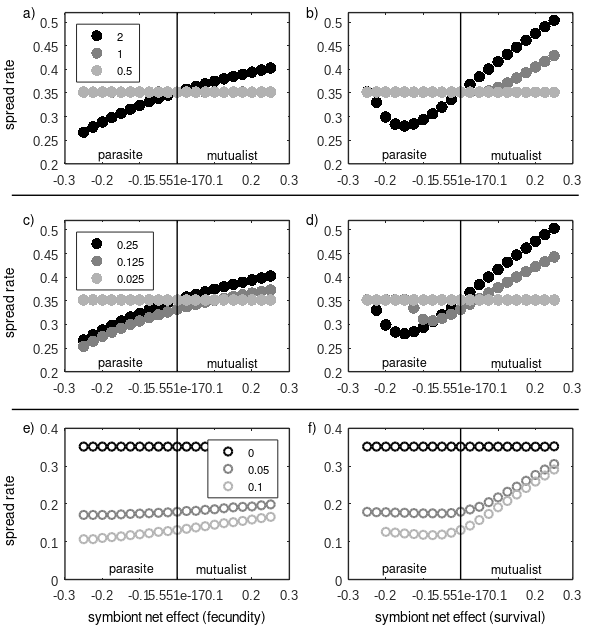

Write MATLAB code to recreate this figure.
close all
% model written by Allison Shaw (contact for assistance: ashaw@umn.edu)
%   last updated: 12 January 2022

fs1 = 10;  % axes labels
fs3 = 09;  % axis numbering
lw2 = 1; % fig edges
lw1 = 1.5; % fig edges
msize = 25; % marker size

width = 15;
height = 16;
xpos = 3;
ypos = 2;
sx = 0.11;
sy = 0.08;
w = 0.38;
he = 0.24;
dx = 0.1;
dy = 0.09;

g1 = [0 0 0]; % black
g2 = [0.7 0.7 0.7]; % light grey
g3 = [0.5 0.5 0.5]; % med grey

figure(1); clf
hh = gcf;
set(hh,'PaperUnits','centimeters');
set(hh,'Units','centimeters');
set(gcf,'Position',[xpos ypos width height])


%%
load fig4_beta.mat
ind = [6 16 21];
axes('position',[sx sy+2*dy+2*he w he])
    i=ind(1);plot(nvec,speed_FD2(i,:),'.','color',g1,'LineWidth',lw1,'MarkerSize',msize)
    hold on
    i=ind(2);plot(nvec,speed_FD2(i,:),'.','color',g3,'LineWidth',lw1,'MarkerSize',msize)
    i=ind(3);plot(nvec,speed_FD2(i,:),'.','color',g2,'LineWidth',lw1,'MarkerSize',msize)
    line([0 0],[0.2 0.6],'color','k','LineWidth',lw2)
    legend(num2str(betavec(ind(1))),num2str(betavec(ind(2))),num2str(betavec(ind(3))),'Location','NorthWest')
    text(-0.15,0.22,'parasite','HorizontalAlignment','center','FontSize',fs3)
    text( 0.15,0.22,'mutualist','HorizontalAlignment','center','FontSize',fs3)
    axis([-0.3 0.3 0.2 0.52])
    set(gca,'XTick',-0.3:0.1:0.3)
    set(gca,'FontSize',fs3,'LineWidth',lw2,'Fontname', 'Arial');

axes('position',[sx+dx+w      sy+2*dy+2*he w he])
    i=ind(1);plot(nvec,speed_FD1(i,:),'.','color',g1,'LineWidth',lw1,'MarkerSize',msize)
    hold on
    i=ind(2);plot(nvec,speed_FD1(i,:),'.','color',g3,'LineWidth',lw1,'MarkerSize',msize)
    i=ind(3);plot(nvec,speed_FD1(i,:),'.','color',g2,'LineWidth',lw1,'MarkerSize',msize)
    line([0 0],[0.2 0.6],'color','k','LineWidth',lw2)
    text(-0.15,0.22,'parasite','HorizontalAlignment','center','FontSize',fs3)
    text( 0.15,0.22,'mutualist','HorizontalAlignment','center','FontSize',fs3)
    axis([-0.3 0.3 0.2 0.52])
    set(gca,'XTick',-0.3:0.1:0.3)
    set(gca,'FontSize',fs3,'LineWidth',lw2,'Fontname', 'Arial');

%%
load fig4_v.mat
ind = [1 11 19];
axes('position',[sx      sy+dy+he w he])
    i=ind(1);plot(nvec,speed_FD2(i,:),'.','color',g1,'LineWidth',lw1,'MarkerSize',msize)
    hold on
    i=ind(2);plot(nvec,speed_FD2(i,:),'.','color',g3,'LineWidth',lw1,'MarkerSize',msize)
    i=ind(3);plot(nvec,speed_FD2(i,:),'.','color',g2,'LineWidth',lw1,'MarkerSize',msize)
    line([0 0],[0.2 0.6],'color','k','LineWidth',lw2)
    legend(num2str(vivec(ind(1))),num2str(vivec(ind(2))),num2str(vivec(ind(3))),'Location','NorthWest')
    text(-0.15,0.22,'parasite','HorizontalAlignment','center','FontSize',fs3)
    text( 0.15,0.22,'mutualist','HorizontalAlignment','center','FontSize',fs3)
    axis([-0.3 0.3 0.2 0.52])
    set(gca,'XTick',-0.3:0.1:0.3)
    set(gca,'FontSize',fs3,'LineWidth',lw2,'Fontname', 'Arial');

axes('position',[sx+dx+w sy+dy+he w he])
    i=ind(1);plot(nvec,speed_FD1(i,:),'.','color',g1,'LineWidth',lw1,'MarkerSize',msize)
    hold on
    i=ind(2);plot(nvec,speed_FD1(i,:),'.','color',g3,'LineWidth',lw1,'MarkerSize',msize)
    i=ind(3);plot(nvec,speed_FD1(i,:),'.','color',g2,'LineWidth',lw1,'MarkerSize',msize)
    line([0 0],[0.2 0.6],'color','k','LineWidth',lw2)
    text(-0.15,0.22,'parasite','HorizontalAlignment','center','FontSize',fs3)
    text( 0.15,0.22,'mutualist','HorizontalAlignment','center','FontSize',fs3)
    axis([-0.3 0.3 0.2 0.52])
    set(gca,'XTick',-0.3:0.1:0.3)
    set(gca,'FontSize',fs3,'LineWidth',lw2,'Fontname', 'Arial');


%%
load fig4_AE.mat
ind = [1 2 3];
axes('position',[sx      sy w he])
    i=ind(1);plot(nvec,speed_DD2(i,:),'o','color',g1,'LineWidth',lw1)
    hold on
    i=ind(2);plot(nvec,speed_DD2(i,:),'o','color',g3,'LineWidth',lw1)
    i=ind(3);plot(nvec,speed_DD2(i,:),'o','color',g2,'LineWidth',lw1)
    line([0 0],[0 0.4],'color','k','LineWidth',lw2)
    legend(num2str(avec(ind(1))),num2str(avec(ind(2))),num2str(avec(ind(3))),'position',[0.125 0.195 0.1340 0.0829])
    text(-0.12,0.03,'parasite','HorizontalAlignment','center','FontSize',fs3)
    text( 0.12,0.03,'mutualist','HorizontalAlignment','center','FontSize',fs3)
    axis([-0.3 0.3 0 0.4])
    set(gca,'XTick',-0.3:0.1:0.3)
    set(gca,'FontSize',fs3,'LineWidth',lw2,'Fontname', 'Arial');
    
axes('position',[sx+dx+w sy w he])
    i=ind(1);plot(nvec,speed_DD1(i,:),'o','color',g1,'LineWidth',lw1)
    hold on
    i=ind(2);plot(nvec,speed_DD1(i,:),'o','color',g3,'LineWidth',lw1)
    i=ind(3);plot(nvec,speed_DD1(i,:),'o','color',g2,'LineWidth',lw1)
    line([0 0],[0 0.4],'color','k','LineWidth',lw2)
    text(-0.15,0.03,'parasite','HorizontalAlignment','center','FontSize',fs3)
    text( 0.15,0.03,'mutualist','HorizontalAlignment','center','FontSize',fs3)
    axis([-0.3 0.3 0 0.4])
    set(gca,'XTick',-0.3:0.1:0.3)
    set(gca,'FontSize',fs3,'LineWidth',lw2,'Fontname', 'Arial');


% label subpanels
axes('position',[0 0 1 1],'visible','off')
hold on
     line([0.02 0.98],[0.35 0.35],'color','k','LineWidth',lw2)
     line([0.02 0.98],[0.69 0.69],'color','k','LineWidth',lw2)
     text(0.05,     0.08+3*he+2*dy,'a)','horizontalalignment','center')
     text(0.05+w+dx,0.08+3*he+2*dy,'b)','horizontalalignment','center')
     text(0.05,     0.08+2*he+dy,'c)','horizontalalignment','center')
     text(0.05+w+dx,0.08+2*he+dy,'d)','horizontalalignment','center')
     text(0.05,     0.08+he,'e)','horizontalalignment','center')
     text(0.05+w+dx,0.08+he,'f)','horizontalalignment','center')
     text(0.015,-0.05+he,       'spread rate','horizontalalignment','center','rotation',90)
     text(0.015,-0.05+2*he+dy,  'spread rate','horizontalalignment','center','rotation',90)
     text(0.015,-0.05+3*he+2*dy,'spread rate','horizontalalignment','center','rotation',90)
     text(0.3,0.02,'symbiont net effect (fecundity)','horizontalalignment','center')
     text(0.78,0.02,'symbiont net effect (survival)','horizontalalignment','center')
     set(gca,'FontSize',fs3,'Fontname', 'Arial');
axis([0 1 0 1])


% Backup previous settings
prePaperType = get(hh,'PaperType');
prePaperPosition = get(hh,'PaperPosition');
prePaperSize = get(hh,'PaperSize');

% Make changing paper type possible
set(hh,'PaperType','<custom>');
% Set the page size and position to match the figure's dimensions
position = get(hh,'Position');
set(hh,'PaperPosition',[0,0,position(3:4)]);
set(hh,'PaperSize',position(3:4));

%saveas(1,strcat(['fig3.jpg']))
%print -dpdf -r600 Figure_3.pdf
print -djpeg -r600 fig4.jpg

% Restore the previous settings
set(hh,'PaperType',prePaperType);
set(hh,'PaperPosition',prePaperPosition);
set(hh,'PaperSize',prePaperSize);